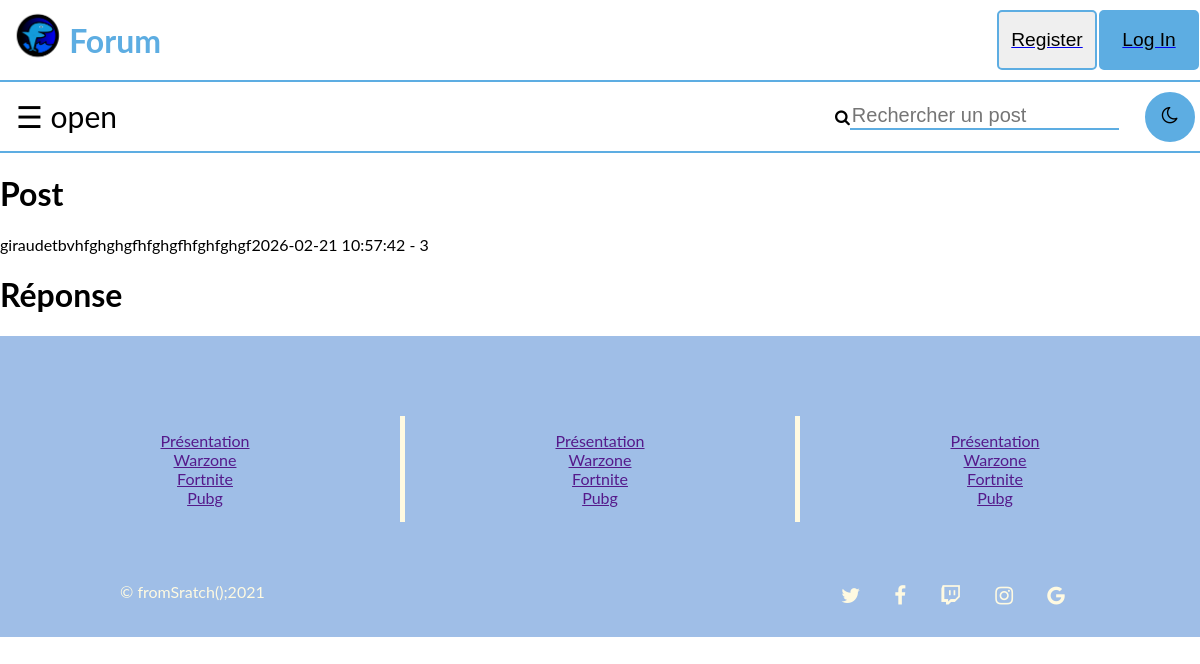
The app's page /index.php?p=voirpost&id=5, older data.
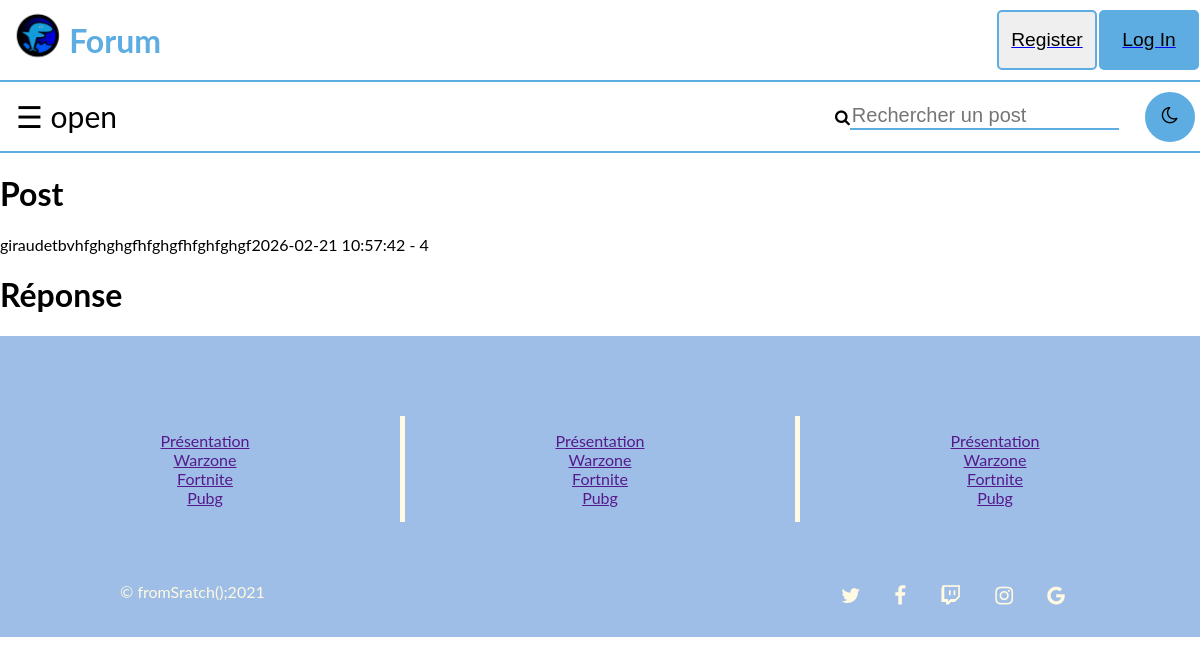
The same page, newer data.
### tables this page shows
CREATE TABLE `post` (
  `id` bigint(20) NOT NULL,
  `titre` varchar(70) NOT NULL,
  `contenu` longtext NOT NULL,
  `id_utilisateur` bigint(20) NOT NULL,
  `date_publication` timestamp NOT NULL DEFAULT current_timestamp(),
  `isclosed` int(1) NOT NULL,
  `categorie` int(4) NOT NULL,
  `nb_mess` int(255) NOT NULL,
  `nb_like` int(255) NOT NULL
);

CREATE TABLE `utilisateur` (
  `id` bigint(20) NOT NULL,
  `surname` varchar(30) NOT NULL,
  `name` varchar(30) NOT NULL,
  `username` varchar(40) NOT NULL,
  `mail` varchar(150) NOT NULL,
  `password` varchar(100) NOT NULL,
  `birthday` date NOT NULL,
  `avatar` text NOT NULL,
  `id_droit` int(11) NOT NULL,
  `date_deban` timestamp NOT NULL DEFAULT current_timestamp()
);

### controlers/voirpost.php (called while the page is built, shortened)
<?php
	$id_post = $_GET['id'];
	require 'models/function_post.php';
	require 'view/header_index.php';
	$post = affiche_post($bdd,$id_post);
	require 'view/main_post.php';
	require 'view/footer_index.php';
?>

### models/function_post.php (called while the page is built, shortened)
<?php
function affiche_post($bdd,$id_post){
	$reponse = $bdd->prepare('SELECT uti.username, uti.avatar ,po.titre, po.isclosed, po.contenu, po.date_publication, po.isclosed, po.id, po.id_utilisateur, po.nb_like from post as po inner join utilisateur as uti on uti.id = po.id_utilisateur where po.id = ?');
		$reponse->execute(array($id_post));
		$result = $reponse->fetchAll();
		return $result;
}
?>

### view/main_post.php (the view, shortened to what this page needs)
	<h1> Post </h2>
	<div>
		<?php
			foreach ($post as $value) {
				echo $value['username'], $value['titre'],$value['contenu'],$value['date_publication'].' - '. $value['nb_like'].'<br>';
			}
		?>
	</div>
	<h1> Réponse </h1>
</main>

Row changes from the older to the newer data that the page shows:
changed post "bvhfghgh": nb_like "3" → "4"
